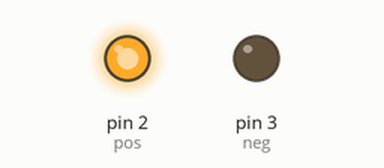
Recording of a sketch running on a simulated Arduino Uno, built with avr-gcc and run on an emulated ATmega328P. Shown: output pins drawn as LEDs (lit = HIGH).

Above: at 0.1 s.
Timing chart, 0 to 1.6 s (numbered marks = the images above):
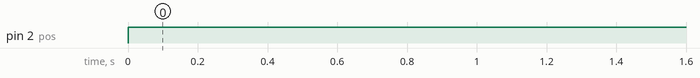

Measured:
- by itself, pin 2 (pos): LOW → HIGH at 0.00 s

The sketch:

dot_matrix_test.ino
```cpp
int pos=2;
int neg=3;

void setup()
{
  pinMode(pos,OUTPUT);
  pinMode(neg,OUTPUT);

}

void loop()
{
digitalWrite(pos,HIGH);
digitalWrite(neg,LOW);
}
```
